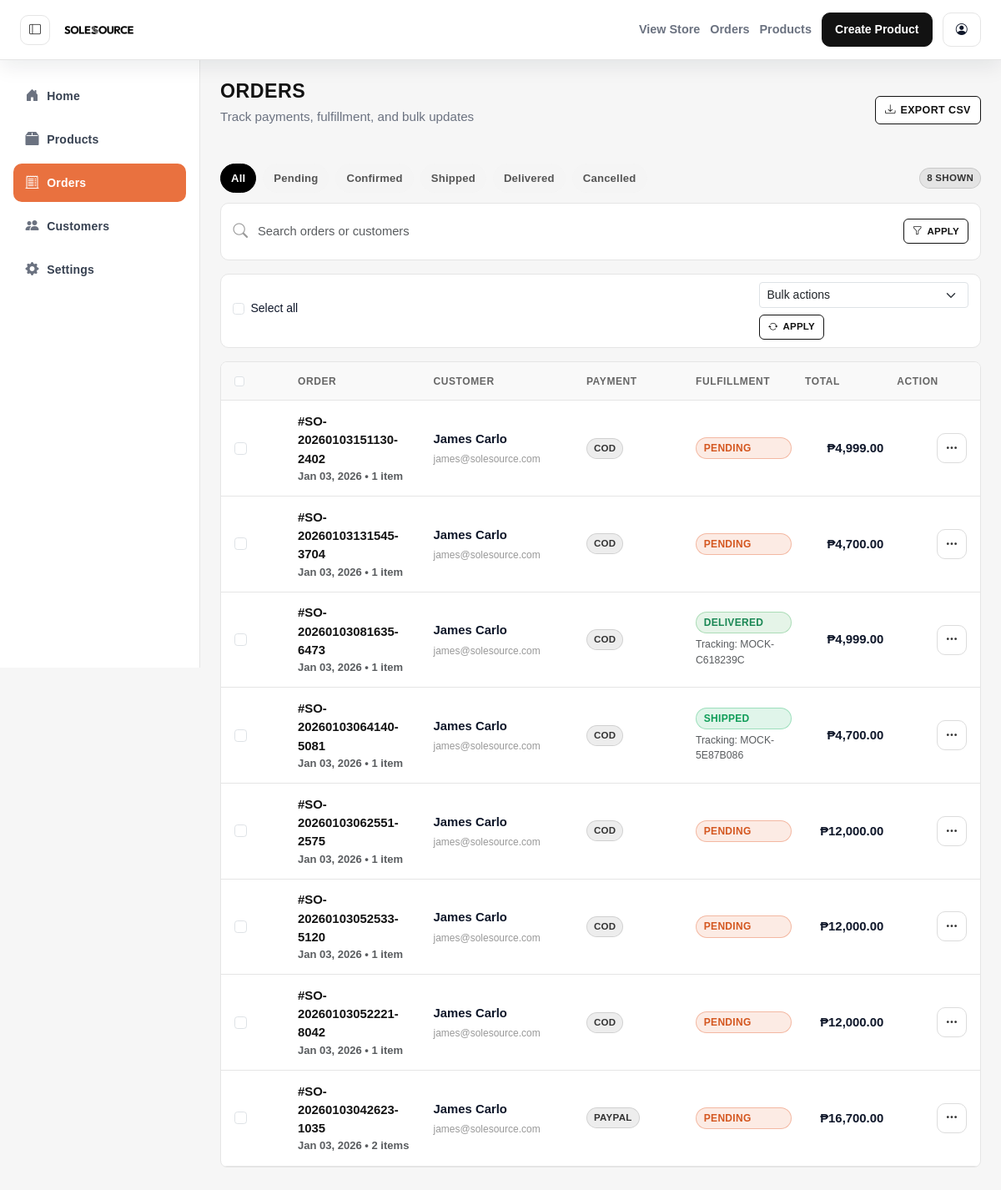
The app's page /admin/orders.php (signed in) with its own data.
### tables this page shows
CREATE TABLE `orders` (
  `id` int(11) NOT NULL,
  `user_id` int(11) NOT NULL,
  `order_number` varchar(64) NOT NULL,
  `total_amount` decimal(10,2) NOT NULL,
  `payment_method` varchar(50) DEFAULT 'COD',
  `status` enum('pending','confirmed','shipped','delivered','cancelled') DEFAULT 'pending',
  `phone` varchar(50) DEFAULT NULL,
  `shipping_phone` varchar(20) DEFAULT NULL,
  `full_name` varchar(255) NOT NULL,
  `address` varchar(255) DEFAULT NULL,
  `city` varchar(255) DEFAULT NULL,
  `province` varchar(255) DEFAULT NULL,
  `region` varchar(255) DEFAULT NULL,
  `barangay` varchar(255) DEFAULT NULL,
  `zip_code` varchar(20) DEFAULT NULL,
  `country` varchar(100) DEFAULT 'Philippines',
  `shipping_address` text DEFAULT NULL,
  `tracking_number` varchar(100) DEFAULT NULL,
  `courier` varchar(50) DEFAULT NULL,
  `created_at` timestamp NOT NULL DEFAULT current_timestamp()
);

CREATE TABLE `users` (
  `id` int(11) NOT NULL,
  `full_name` varchar(255) NOT NULL,
  `email` varchar(255) NOT NULL,
  `password` varchar(255) NOT NULL,
  `role` enum('admin','customer') NOT NULL DEFAULT 'customer',
  `birthdate` date DEFAULT NULL,
  `gender` varchar(50) DEFAULT NULL,
  `is_active` tinyint(1) NOT NULL DEFAULT 1,
  `created_at` timestamp NOT NULL DEFAULT current_timestamp()
);

### admin/orders.php (the view, shortened to what this page needs)
<?php
require_once '../includes/connect.php';
$filter = isset($_GET['filter']) ? strtolower($_GET['filter']) : 'all';
$search = trim($_GET['q'] ?? '');
$orders = [];
$sql = "SELECT o.id, o.order_number, o.status, o.total_amount, o.created_at, o.tracking_number, o.courier, o.payment_method, u.full_name, u.email, COALESCE(SUM(oi.quantity), 0) AS item_count FROM orders o JOIN users u ON u.id = o.user_id LEFT JOIN order_items oi ON oi.order_id = o.id";
$sql .= " GROUP BY o.id ORDER BY o.created_at DESC";
if ($stmt = $conn->prepare($sql)) {
    $stmt->execute();
    $res = $stmt->get_result();
    while ($row = $res->fetch_assoc()) {
        $row['total_formatted'] = '₱' . number_format((float) ($row['total_amount'] ?? 0), 2, '.', ',');
        $row['date_formatted'] = $row['created_at'] ? date('M d, Y', strtotime($row['created_at'])) : '';
        $orders[] = $row;
    }
}
?>
<!DOCTYPE html>
<html lang="en">
<head>
    <link href="https://cdn.jsdelivr.net/npm/bootstrap@5.3.3/dist/css/bootstrap.min.css" rel="stylesheet">
    <link rel="stylesheet" href="https://cdn.jsdelivr.net/npm/bootstrap-icons@1.11.3/font/bootstrap-icons.css">
    <link rel="stylesheet" href="../assets/css/variables.css">
    <link rel="stylesheet" href="assets/css/admin.css">
</head>
<body>
    <?php include 'includes/topbar.php'; ?>
    <div class="admin-container">
        <?php include 'includes/sidebar.php'; ?>
        <main class="admin-content">
            <div class="admin-header">
                <div>
                    <h1 class="admin-page-title">Orders</h1>
                    <p class="admin-page-subtitle">Track payments, fulfillment, and bulk updates</p>
                </div>
                <div class="orders-toolbar-actions">
                    <button type="button" class="admin-action-btn" data-export-orders>
                        <i class="bi bi-download"></i>
                        <span>Export CSV</span>
                    </button>
                </div>
            </div>
            <div class="orders-toolbar">
                <div class="orders-tabs">
                    <a href="orders.php" class="orders-tab <?php echo $filter === 'all' ? 'active' : ''; ?>">All</a>
                    <a href="orders.php?filter=pending" class="orders-tab <?php echo $filter === 'pending' ? 'active' : ''; ?>">Pending</a>
                    <a href="orders.php?filter=confirmed" class="orders-tab <?php echo $filter === 'confirmed' ? 'active' : ''; ?>">Confirmed</a>
                    <a href="orders.php?filter=shipped" class="orders-tab <?php echo $filter === 'shipped' ? 'active' : ''; ?>">Shipped</a>
                    <a href="orders.php?filter=delivered" class="orders-tab <?php echo $filter === 'delivered' ? 'active' : ''; ?>">Delivered</a>
                    <a href="orders.php?filter=cancelled" class="orders-tab <?php echo $filter === 'cancelled' ? 'active' : ''; ?>">Cancelled</a>
                </div>
                <div class="orders-tab-meta">
                    <span class="pill pill-neutral pill-sm"><?php echo count($orders); ?> shown</span>
                </div>
            </div>
            <form class="orders-search-row" method="get" action="orders.php">
                <div class="orders-search-group">
                    <i class="bi bi-search"></i>
                    <input type="text" name="q" class="form-control" placeholder="Search orders or customers" value="<?php echo htmlspecialchars($search); ?>">
                </div>
                <div class="orders-search-actions">
                    <button type="submit" class="admin-action-btn sm">
                        <i class="bi bi-funnel"></i>
                        <span>Apply</span>
                    </button>
                </div>
            </form>
            <div class="orders-bulk-bar">
                <div class="form-check">
                    <input class="form-check-input" type="checkbox" value="1" id="selectAllOrders" data-select-all>
                    <label class="form-check-label" for="selectAllOrders">Select all</label>
                </div>
                <div class="d-flex align-items-center gap-2 flex-wrap">
                    <select class="form-select form-select-sm" data-bulk-action>
                        <option value="">Bulk actions</option>
                    </select>
                    <button type="button" class="admin-action-btn sm" data-bulk-apply disabled>
                        <i class="bi bi-arrow-repeat"></i>
                        <span>Apply</span>
                    </button>
                </div>
            </div>
            <div class="orders-table-container">
                <div class="order-table-row order-table-header">
                    <div>
                        <input class="form-check-input" type="checkbox" value="1" aria-label="Select all" data-select-all-top>
                    </div>
                    <div>Order</div>
                    <div>Customer</div>
                    <div>Payment</div>
                    <div>Fulfillment</div>
                    <div>Total</div>
                    <div>Action</div>
                </div>
                <?php foreach ($orders as $order): ?>
                    <?php
                        $status = strtolower($order['status'] ?? '');
                        $statusLabel = ucfirst($status);
                        $itemsLabel = ((int) ($order['item_count'] ?? 0)) . ' item' . (((int) ($order['item_count'] ?? 0)) === 1 ? '' : 's');
                    ?>
                    <div class="order-table-row" data-order-id="<?php echo (int) $order['id']; ?>">
                        <div data-label="Select">
                            <input class="form-check-input" type="checkbox" value="<?php echo (int) $order['id']; ?>" data-order-checkbox>
                        </div>
                        <div class="order-id-cell" data-label="Order">
                            <div class="fw-bold">#<?php echo htmlspecialchars($order['order_number']); ?></div>
                            <div class="text-muted small"><?php echo htmlspecialchars($order['date_formatted']); ?> • <?php echo htmlspecialchars($itemsLabel); ?></div>
                        </div>
                        <div class="customer-cell" data-label="Customer">
                            <div class="customer-name"><?php echo htmlspecialchars($order['full_name']); ?></div>
                            <div class="customer-email"><?php echo htmlspecialchars($order['email']); ?></div>
                        </div>
                        <div class="payment-cell" data-label="Payment">
                            <span class="pill pill-sm pill-neutral"><?php echo htmlspecialchars(strtoupper($order['payment_method'] ?? 'COD')); ?></span>
                        </div>
                        <div class="fulfillment-cell" data-label="Fulfillment">
                            <span class="status-pill status-<?php echo htmlspecialchars($status); ?>"><?php echo htmlspecialchars($statusLabel); ?></span>
                            <?php if (!empty($order['tracking_number'])): ?>
                                <div class="text-muted small">Tracking: <?php echo htmlspecialchars($order['tracking_number']); ?></div>
                            <?php endif; ?>
                        </div>
                        <div class="total-cell text-end fw-bold" data-label="Total">
                            <?php echo htmlspecialchars($order['total_formatted']); ?>
                        </div>
                        <div data-label="Action" class="order-actions">
                            <div class="dropdown">
                                <button class="icon-button" type="button" data-bs-toggle="dropdown" aria-expanded="false">
                                    <i class="bi bi-three-dots"></i>
                                </button>
                            </div>
                        </div>
                    </div>
                <?php endforeach; ?>
            </div>
        </main>
    </div>
</body>
</html>

### assets/css/variables.css (style rules this page uses)
:root { --brand-black: #121212; --brand-dark-gray: #333333; --brand-orange: #E9713F; --brand-white: #FFFFFF; --brand-background: #F8F9FA; --brand-font: 'Outfit', sans-serif; --text-active: #FFFFFF; --text-inactive: #B0B0B0; --text-active-inverse: #121212; }

### records on screen
orders: order_number "SO-20260103151130-2402", date_formatted "Jan 03, 2026", itemsLabel "1 item", user.full_name "James Carlo", user.email "james@solesource.com", payment_method "COD", status "PENDING", total_formatted "₱4,999.00"
orders: order_number "SO-20260103131545-3704", date_formatted "Jan 03, 2026", itemsLabel "1 item", user.full_name "James Carlo", user.email "james@solesource.com", payment_method "COD", status "PENDING", total_formatted "₱4,700.00"
orders: order_number "SO-20260103081635-6473", date_formatted "Jan 03, 2026", itemsLabel "1 item", user.full_name "James Carlo", user.email "james@solesource.com", payment_method "COD", status "DELIVERED", tracking_number "MOCK-C618239C", total_formatted "₱4,999.00"
orders: order_number "SO-20260103064140-5081", date_formatted "Jan 03, 2026", itemsLabel "1 item", user.full_name "James Carlo", user.email "james@solesource.com", payment_method "COD", status "SHIPPED", tracking_number "MOCK-5E87B086", total_formatted "₱4,700.00"
orders: order_number "SO-20260103062551-2575", date_formatted "Jan 03, 2026", itemsLabel "1 item", user.full_name "James Carlo", user.email "james@solesource.com", payment_method "COD", status "PENDING", total_formatted "₱12,000.00"
orders: order_number "SO-20260103052533-5120", date_formatted "Jan 03, 2026", itemsLabel "1 item", user.full_name "James Carlo", user.email "james@solesource.com", payment_method "COD", status "PENDING", total_formatted "₱12,000.00"
orders: order_number "SO-20260103052221-8042", date_formatted "Jan 03, 2026", itemsLabel "1 item", user.full_name "James Carlo", user.email "james@solesource.com", payment_method "COD", status "PENDING", total_formatted "₱12,000.00"
orders: order_number "SO-20260103042623-1035", date_formatted "Jan 03, 2026", itemsLabel "2 items", user.full_name "James Carlo", user.email "james@solesource.com", payment_method "PAYPAL", status "PENDING", total_formatted "₱16,700.00"

### other values on screen
count($orders) "8"
